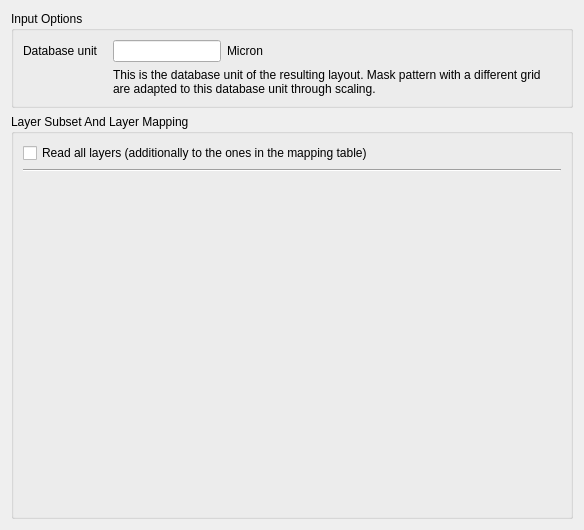
<?xml version="1.0" encoding="UTF-8"?>
<ui version="4.0">
 <class>MALYReaderOptionPage</class>
 <widget class="QWidget" name="MALYReaderOptionPage">
  <property name="geometry">
   <rect>
    <x>0</x>
    <y>0</y>
    <width>584</width>
    <height>530</height>
   </rect>
  </property>
  <property name="windowTitle">
   <string>Form</string>
  </property>
  <layout class="QVBoxLayout" name="verticalLayout">
   <item>
    <widget class="QGroupBox" name="groupBox">
     <property name="title">
      <string>Input Options</string>
     </property>
     <layout class="QGridLayout">
      <property name="leftMargin">
       <number>9</number>
      </property>
      <property name="topMargin">
       <number>9</number>
      </property>
      <property name="rightMargin">
       <number>9</number>
      </property>
      <property name="bottomMargin">
       <number>9</number>
      </property>
      <property name="spacing">
       <number>6</number>
      </property>
      <item row="0" column="1">
       <widget class="QLineEdit" name="dbu_le">
        <property name="sizePolicy">
         <sizepolicy hsizetype="Preferred" vsizetype="Fixed">
          <horstretch>0</horstretch>
          <verstretch>0</verstretch>
         </sizepolicy>
        </property>
       </widget>
      </item>
      <item row="0" column="2">
       <widget class="QLabel" name="label_3">
        <property name="sizePolicy">
         <sizepolicy hsizetype="Expanding" vsizetype="Preferred">
          <horstretch>0</horstretch>
          <verstretch>0</verstretch>
         </sizepolicy>
        </property>
        <property name="text">
         <string>Micron</string>
        </property>
       </widget>
      </item>
      <item row="0" column="0">
       <widget class="QLabel" name="label_2">
        <property name="text">
         <string>Database unit   </string>
        </property>
       </widget>
      </item>
      <item row="1" column="1" colspan="2">
       <widget class="QLabel" name="label">
        <property name="text">
         <string>This is the database unit of the resulting layout. Mask pattern with a different grid are adapted to this database unit through scaling.</string>
        </property>
        <property name="wordWrap">
         <bool>true</bool>
        </property>
       </widget>
      </item>
     </layout>
    </widget>
   </item>
   <item>
    <widget class="QGroupBox" name="layer_subset_grp">
     <property name="sizePolicy">
      <sizepolicy hsizetype="Preferred" vsizetype="Preferred">
       <horstretch>1</horstretch>
       <verstretch>1</verstretch>
      </sizepolicy>
     </property>
     <property name="toolTip">
      <string/>
     </property>
     <property name="title">
      <string>Layer Subset And Layer Mapping</string>
     </property>
     <property name="checkable">
      <bool>false</bool>
     </property>
     <layout class="QGridLayout" name="_2">
      <property name="leftMargin">
       <number>9</number>
      </property>
      <property name="topMargin">
       <number>9</number>
      </property>
      <property name="rightMargin">
       <number>9</number>
      </property>
      <property name="bottomMargin">
       <number>9</number>
      </property>
      <property name="spacing">
       <number>6</number>
      </property>
      <item row="0" column="0" colspan="2">
       <widget class="QCheckBox" name="read_all_cbx">
        <property name="text">
         <string>Read all layers (additionally to the ones in the mapping table)</string>
        </property>
       </widget>
      </item>
      <item row="1" column="0" colspan="2">
       <widget class="Line" name="line">
        <property name="orientation">
         <enum>Qt::Horizontal</enum>
        </property>
       </widget>
      </item>
      <item row="2" column="0" rowspan="10" colspan="2">
       <widget class="lay::LayerMappingWidget" name="layer_map">
        <property name="sizePolicy">
         <sizepolicy hsizetype="Preferred" vsizetype="Preferred">
          <horstretch>0</horstretch>
          <verstretch>0</verstretch>
         </sizepolicy>
        </property>
        <property name="frameShape">
         <enum>QFrame::NoFrame</enum>
        </property>
        <property name="frameShadow">
         <enum>QFrame::Raised</enum>
        </property>
       </widget>
      </item>
     </layout>
    </widget>
   </item>
  </layout>
 </widget>
 <customwidgets>
  <customwidget>
   <class>lay::LayerMappingWidget</class>
   <extends>QFrame</extends>
   <header>layLayerMappingWidget.h</header>
   <container>1</container>
   <slots>
    <signal>enable_all_layers(bool)</signal>
   </slots>
  </customwidget>
 </customwidgets>
 <tabstops>
  <tabstop>dbu_le</tabstop>
  <tabstop>read_all_cbx</tabstop>
 </tabstops>
 <resources/>
 <connections>
  <connection>
   <sender>layer_map</sender>
   <signal>enable_all_layers(bool)</signal>
   <receiver>read_all_cbx</receiver>
   <slot>setChecked(bool)</slot>
   <hints>
    <hint type="sourcelabel">
     <x>122</x>
     <y>186</y>
    </hint>
    <hint type="destinationlabel">
     <x>109</x>
     <y>147</y>
    </hint>
   </hints>
  </connection>
 </connections>
</ui>
